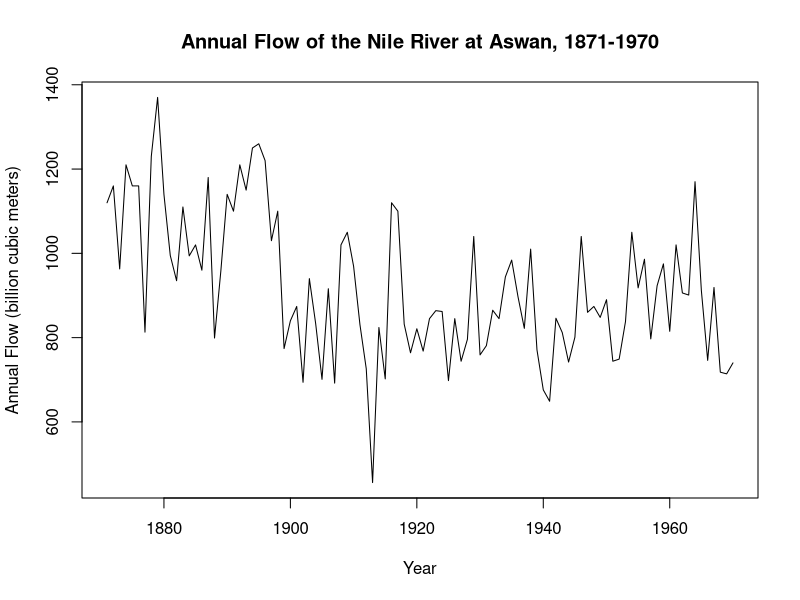
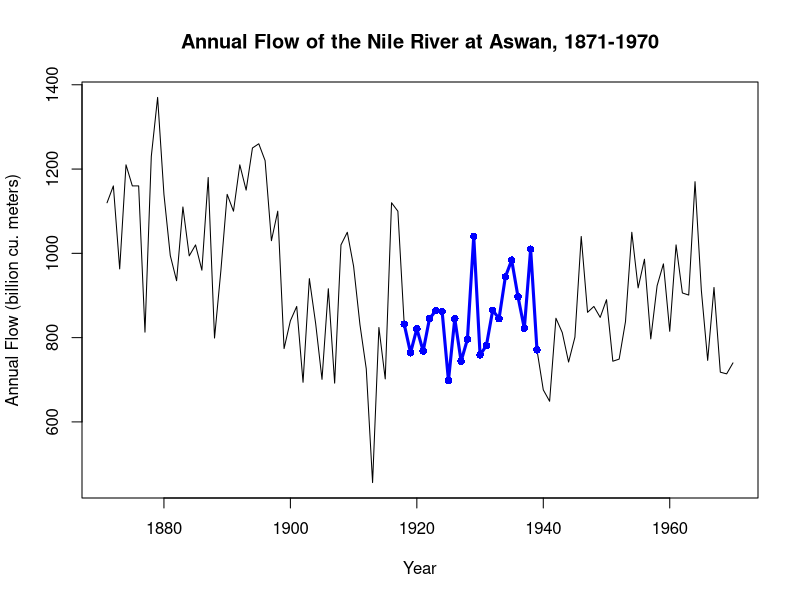

Recreate these plots in R, in order.
## ---- chunk 1
knitr::opts_chunk$set(echo = FALSE)
## ---- chunk 2
plot(as.ts(Nile), xlab = "Year", 
               ylab = "Annual Flow (billion cubic meters)", 
               main = "Annual Flow of the Nile River at Aswan, 1871-1970")
## ---- chunk 3
## create subset of data
filtered_nile <- window(Nile, 1918, 1939)

##plot
plot(as.ts(Nile), xlab = "Year", 
     ylab = "Annual Flow (billion cu. meters)", 
     main = "Annual Flow of the Nile River at Aswan, 1871-1970")
     points(time(filtered_nile), filtered_nile, col = "blue", pch = 16)
     lines(filtered_nile, col = "blue", lwd = 3)
## ---- chunk 4
library(knitr)
library(kableExtra)
library(dplyr)
min <- min(filtered_nile)
max <- max(filtered_nile)
mean <- round(mean(filtered_nile),2)
median <- median(filtered_nile)
slope <- (filtered_nile[length(filtered_nile)]-filtered_nile[1])-
               (1939 - 1918)
## set up table with calculations
flow_calc <- data.frame(`Measure` = c(
                         "Minimum Flow During Selected Period",
                         "Maximum Flow During Selected Period",
                         "Average Flow During Selected Period", 
                         "Median Flow During Selected Period", 
                         "Average Annual Change in Flow During Selected Period"),
          `Value (billion cubic meters)` = c(min, max, mean, median, slope))
     colnames(flow_calc) <- c("Measure","Value (billion cubic meters)")

kable(flow_calc) %>%
     kable_styling(position="center", font_size=10)
